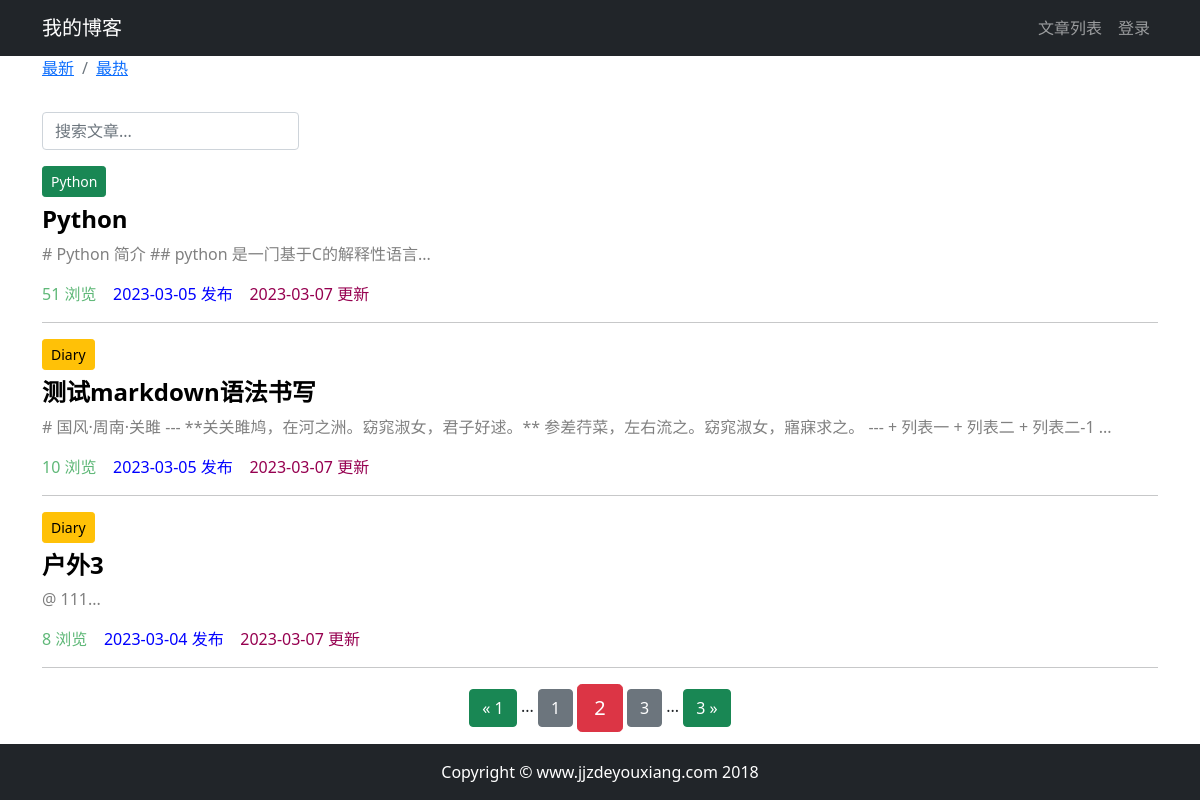
Screenshot of /article/article_list/?page=2&order=normal&search=&column=None&tag= with the database file from the repository.
### article/models.py (models this page shows, shortened)
class ArticlePost(models.Model):
    author = models.ForeignKey(User, on_delete=models.CASCADE)
    column = models.ForeignKey(ArticleColumn, on_delete=models.CASCADE,null=True,blank=True,related_name="articles")
    tags = TaggableManager(blank=True)
    total_views = models.PositiveIntegerField(default=0)
    title = models.CharField(max_length=200)
    content = models.TextField()
    created_time = models.DateTimeField(default=timezone.now)
    updated_time = models.DateTimeField(auto_now=True)
    class Meta: # class Meta提供元数据，也就是内部数据，这些信息不是某篇文章私有，而是整张表的共同行为。
        ordering = ('-created_time',)

class ArticleColumn(models.Model):
    title = models.CharField(max_length=200)
    created_at = models.DateTimeField(auto_now_add=True)
    def __str__(self):
        return self.title

### article/views.py (the view)
# urls.py: path('article_list/',views.article_list,name='article_list'),
def article_list(request):
    search = request.GET.get('search')
    order = request.GET.get('order')
    column = request.GET.get('column')
    tag=request.GET.get('tag')
    article_list = ArticlePost.objects.all()
    if search:
        from django.db.models import Q
        article_list = article_list.filter(Q(content__icontains=search) |
                                       Q(title__icontains=search))
        order = 'hot'
    else:
        search = ''
        order='normal'
    if column is not None and column.isdigit():
        article_list = article_list.filter(column=column)
    if tag and tag != 'None':
        article_list = article_list.filter(tags__name__in=[tag])
    if order == 'hot':
        article_list = article_list.order_by("-total_views")
    article_paginator = Paginator(article_list, 3)
    page_number = request.GET.get('page')
    articles = article_paginator.get_page(page_number)
    return render(request, 'article/article_list.html',
                  context={"articles": articles,
                           'order': order,
                           'search': search,
                           'column':column})

### article/templates/article/article_list.html (shortened to what this page needs)
{% extends "base.html" %}
{% block content %}
    <div class="container">
        <nav class="breadcrumb">
            <ol class="breadcrumb">
                <li class="breadcrumb-item">
                    <a href="{% url "article:article_list" %}?order=normal&search={{ search }}&column={{ column }}&tag={{ tag }}">最新</a>
                </li>
                <li class="breadcrumb-item">
                    <a href="{% url "article:article_list" %}?order=hot&search={{ search }}&column={{ column }}&tag={{ tag }}">最热</a>
                </li>
            </ol>
        </nav>
        <div class="row">
            <div class="col-auto mr-auto">
                <form class="form-inline">
                    <input type="text"
                           class="form-control mb-2 mr-sm-2"
                           name="search"
                           placeholder="搜索文章..."
                           required
                    >
                </form>
            </div>
        </div>
        <div class="row mt-2">
            {% for article in articles %}
                <div class="col-12">
                    {% if article.column %}
                        <button type="button"
                                class="btn btn-sm mb-2
                        {% if article.column.title == 'Python' %}
                            btn-success
                        {% elif article.column.title == 'Java' %}
                            btn-danger
                        {% elif article.column.title == 'Diary' %}
                            btn-warning
                        {% else %}
                            btn-dark
                        {% endif %}
                    ">
                            {{ article.column }}
                        </button>
                    {% endif %}
                    <h4>
                        <b>
                            <a href="{% url "article:article_detail" article.id %}"
                               style="color: black;text-decoration:none;">{{ article.title }}</a>
                        </b>
                    </h4>
                    <div>
                        <p style="color: gray;">
                            {{ article.content |slice:'100' }}...
                        </p>
                    </div>
                    <p>
                        <span style="color: #5fb878">
                                {{ article.total_views }} 浏览&nbsp;&nbsp;&nbsp;
                        </span>
                        <span style="color: blue">
                               {{ article.created_time|date:'Y-m-d' }} 发布&nbsp;&nbsp;&nbsp;
                        </span>
                        <span style="color: #960050">
                               {{ article.updated_time|date:'Y-m-d' }} 更新&nbsp;&nbsp;&nbsp;
                        </span>
                    </p>
                    <hr>
                </div>
            {% endfor %}
        </div>
        <div class="pagination row">
            <div class="d-flex justify-content-center">
            <span class="step-links">
                {% if articles.has_previous %}
                    <a href="{% url "article:article_list" %}?page=1&order={{ order }}&search={{ search }}&column={{ column }}&tag={{ tag }}"
                       class="btn btn-success">
                        &laquo; 1
                    </a>
                    <span>...</span>
                    <a href="{% url "article:article_list" %}?page={{ articles.previous_page_number }}&order={{ order }}&search={{ search }}&column={{ column }}&tag={{ tag }}"
                       class="btn btn-secondary"
                    >
                        {{ articles.previous_page_number }}
                    </a>
                {% endif %}
                <span class="current btn btn-danger btn-lg">
                    {{ articles.number }}
                </span>
                {% if articles.has_next %}
                    <a href="{% url "article:article_list" %}?page={{ articles.next_page_number }}&order={{ order }}&search={{ search }}&column={{ column }}&tag={{ tag }}"
                       class="btn btn-secondary"
                    >
                        {{ articles.next_page_number }}
                    </a>
                    <span>...</span>
                    <a href="{% url "article:article_list" %}?page={{ articles.paginator.num_pages }}&order={{ order }}&search={{ search }}&column={{ column }}&tag={{ tag }}"
                       class="btn btn-success"
                    >
                        {{ articles.paginator.num_pages }} &raquo;
                    </a>
                {% endif %}
            </span>
            </div>
        </div>
    </div>
{% endblock content %}

### rows the page displays
ArticlePost: column "Python", title "Python", content "# Python 简介 ## python 是一门基于C的解释性语言", total_views "51", created_time "2023-03-05", updated_time "2023-03-07"
ArticlePost: column "Diary", title "测试markdown语法书写", content "# 国风·周南·关雎 --- **关关雎鸠，在河之洲。窈窕淑女，君子好逑。** 参差荇菜，左右流之。窈窕淑女，寤寐求之。 --- + 列表一 + 列表二 + 列表二-1", total_views "10", created_time "2023-03-05", updated_time "2023-03-07"
ArticlePost: column "Diary", title "户外3", content "@ 111", total_views "8", created_time "2023-03-04", updated_time "2023-03-07"

### other values shown
{{ articles.previous_page_number }} "1"
{{ articles.number }} "2"
{{ articles.next_page_number }} "3"
{{ articles.paginator.num_pages }} "3"
